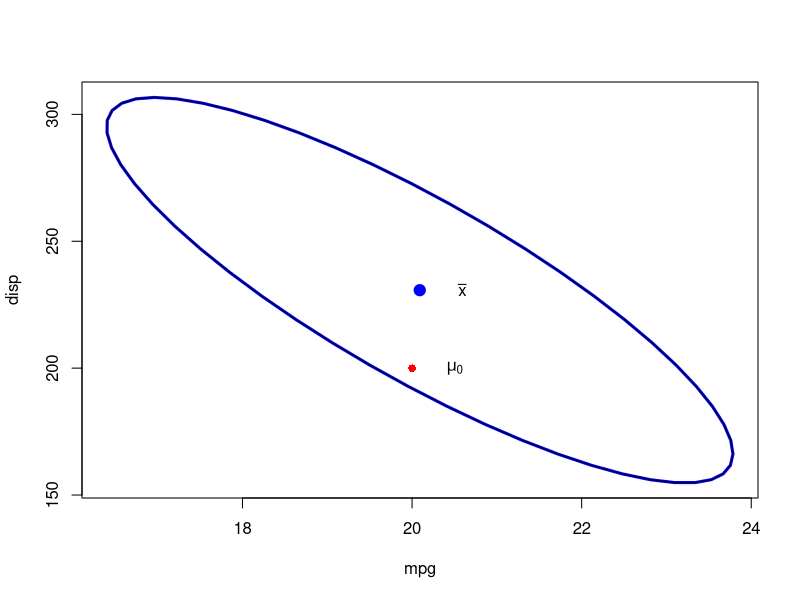

Source code (R):
## ---- chunk 1
T.test <- function(X, mu=0,alpha){
  X <- as.matrix(X)
  n <- nrow(X)
  p <- ncol(X)
  df2 <- n - p
  if(df2 < 1L) stop("Need nrow(X) > ncol(X).")
  if(length(mu) != p) mu <- rep(mu[1], p)
  xbar <- colMeans(X)
  S <- cov(X)
  T2 <- n * t(xbar - mu) %*% solve(S) %*% (xbar - mu)
  Fstat <- T2 / (p * (n-1) / df2)
  pval <- 1 - pf(Fstat, df1=p, df2=df2)
  data.frame(T2=as.numeric(T2), Fstat=as.numeric(Fstat),
  df1=p, df2=df2, p.value=as.numeric(pval), row.names="")
}
## ---- chunk 2
data(mtcars)
X <- mtcars[,c("mpg","disp","hp","wt")]
X
## ---- chunk 3
xbar <- colMeans(X)
xbar
## ---- chunk 4
mu <- c(20,200,150,3)
T.test(X,mu)
## ---- chunk 5
n <- nrow(X)
p <- ncol(X)
alpha <- 0.05
C2 <- (n - 1) * p * qf(1-alpha, df1=p, df2=n-p)/(n-p)
C2
## ---- chunk 6
n <- nrow(X)
p <- ncol(X)
xbar <- colMeans(X)
S <- cov(X)
library(car)
alpha<-0.05
tconst <- sqrt((p/n)*((n-1)/(n-p)) * qf(1-alpha,p,n-p))
id <- c(1,2)
plot(ellipse(center=xbar[id], shape=S[id,id], radius=tconst, draw=F),type="n", xlab="mpg", ylab="disp")
lines(ellipse(center=xbar[id], shape=S[id,id], radius=tconst, lwd=3), xlab="mpg", ylab="disp")
points(20,200,col="red", pch=16)
text(20.5,200,expression(mu[0]))
text(xbar[1]+0.5,xbar[2],expression(bar(x)))
## ---- chunk 7
T.ci <- function(mu, Sigma, n, avec=rep(1,length(mu)),level=0.95){
  p <- length(mu)
  if(nrow(Sigma)!=p) stop("Need length(mu) == nrow(Sigma).")
  if(ncol(Sigma)!=p) stop("Need length(mu) == ncol(Sigma).")
  if(length(avec)!=p) stop("Need length(mu) == length(avec).")
  if(level <=0 | level >= 1) stop("Need 0 < level < 1.")
  cval <- qf(level, p, n-p) * p * (n-1) / (n-p)
  zhat <- crossprod(avec, mu)
  zvar <- crossprod(avec, Sigma %*% avec) / n
  const <- sqrt(cval * zvar)
  c(lower = zhat - const, upper = zhat + const)
}
## ---- chunk 8
S<-cov(X)
n <- nrow(X)
p <- ncol(X)
T.ci(mu=xbar, Sigma=S, n=n, avec=c(1,0,0,0)) #CI untuk mu_0 mpg
T.ci(mu=xbar, Sigma=S, n=n, avec=c(0,1,0,0)) #CI untuk mu_0 disp
T.ci(mu=xbar, Sigma=S, n=n, avec=c(0,0,1,0)) #CI untuk mu_0 hp
T.ci(mu=xbar, Sigma=S, n=n, avec=c(0,0,0,1)) #CI untuk mu_0 wt
## ---- chunk 9
TCI <- tCI <- bon <- NULL
alpha1<-1-0.05
alpha2<-1-(0.05/2)
alpha3 <- 1 - 0.05/(2*4)
for(k in 1:4){
  avec <- rep(0, 4)
  avec[k] <- 1
  TCI <- c(TCI, T.ci(xbar, S, n, avec,level=alpha1))
  tCI <- c(tCI,
  xbar[k] - sqrt(S[k,k]/n) * qt(alpha2, df=n-1),
  xbar[k] + sqrt(S[k,k]/n) * qt(alpha2, df=n-1)) #CI t-univariate
  bon <- c(bon,
  xbar[k] - sqrt(S[k,k]/n) * qt(alpha3, df=n-1),
  xbar[k] + sqrt(S[k,k]/n) * qt(alpha3, df=n-1)) #CI Bonferroni
}
rtab <- rbind(TCI, tCI, bon)
round(rtab, 2)
## ---- chunk 10
Z2.test <- function(X, mu=0, asymp=FALSE){
  X <- as.matrix(X)
  n <- nrow(X)
  p <- ncol(X)
  df2 <- n - p
  if(df2 < 1L) stop("Need nrow(X) > ncol(X).")
  if(length(mu) != p) mu <- rep(mu[1], p)
  xbar <- colMeans(X)
  S <- cov(X)
  Z2 <- n * t(xbar - mu) %*% solve(S) %*% (xbar - mu)
  Fstat <- Z2 / (p * (n-1) / df2)
  if(asymp){
    pval <- 1 - pchisq(Z2, df=p)
  } else {
    pval <- 1 - pf(Fstat, df1=p, df2=df2)
  }
  data.frame(Z2=as.numeric(Z2), Fstat=as.numeric(Fstat), df1=p, df2=df2, p.value=as.numeric(pval), asymp=asymp, row.names="")
}
## ---- chunk 11
chi <- NULL
for(k in 1:4){
  chi <- c(chi,
  xbar[k] - sqrt(S[k,k]/n) * sqrt(qchisq(0.95, df=p)),
  xbar[k] + sqrt(S[k,k]/n) * sqrt(qchisq(0.95, df=p)))
}
## ---- chunk 12
data(mtcars)
X <- mtcars[,c("mpg","disp","hp","wt")]
mu<-c(20,200,150,3)
Z2.test(X, mu=mu,asymp=TRUE)
## ---- chunk 13
n <- nrow(X)
p <- ncol(X)
alpha <- 0.05
C2 <- qchisq(1-alpha, df=p)
C2
## ---- chunk 14
TCI <- tCI <- bon <- NULL
alpha1<-1-0.05
alpha2<-1-(0.05/2)
alpha3 <- 1 - 0.05/(2*4)
for(k in 1:4){
  avec <- rep(0, 4)
  avec[k] <- 1
  TCI <- c(TCI, T.ci(xbar, S, n, avec,level=alpha1))
  tCI <- c(tCI,
  xbar[k] - sqrt(S[k,k]/n) * qt(alpha2, df=n-1),
  xbar[k] + sqrt(S[k,k]/n) * qt(alpha2, df=n-1))
  bon <- c(bon,
  xbar[k] - sqrt(S[k,k]/n) * qt(alpha3, df=n-1),
  xbar[k] + sqrt(S[k,k]/n) * qt(alpha3, df=n-1))
  chi <- c(chi,
  xbar[k] - sqrt(S[k,k]/n) * sqrt(qchisq(0.95, df=p)),
  xbar[k] + sqrt(S[k,k]/n) * sqrt(qchisq(0.95, df=p)))
}
rtab <- rbind(TCI, tCI, bon,chi)
round(rtab, 2)
